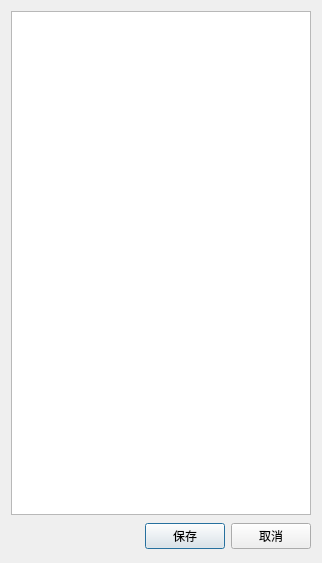
<?xml version="1.0" encoding="UTF-8"?>
<ui version="4.0">
 <class>PickPointUI</class>
 <widget class="QDialog" name="PickPointUI">
  <property name="geometry">
   <rect>
    <x>0</x>
    <y>0</y>
    <width>322</width>
    <height>563</height>
   </rect>
  </property>
  <property name="windowTitle">
   <string>选取数据点</string>
  </property>
  <layout class="QVBoxLayout" name="verticalLayout">
   <item>
    <widget class="QTreeView" name="treeView"/>
   </item>
   <item>
    <layout class="QHBoxLayout">
     <property name="spacing">
      <number>6</number>
     </property>
     <property name="margin">
      <number>0</number>
     </property>
     <item>
      <spacer>
       <property name="orientation">
        <enum>Qt::Horizontal</enum>
       </property>
       <property name="sizeHint" stdset="0">
        <size>
         <width>131</width>
         <height>31</height>
        </size>
       </property>
      </spacer>
     </item>
     <item>
      <widget class="QPushButton" name="okButton">
       <property name="text">
        <string>保存</string>
       </property>
      </widget>
     </item>
     <item>
      <widget class="QPushButton" name="cancelButton">
       <property name="text">
        <string>取消</string>
       </property>
      </widget>
     </item>
    </layout>
   </item>
  </layout>
 </widget>
 <resources/>
 <connections>
  <connection>
   <sender>okButton</sender>
   <signal>clicked()</signal>
   <receiver>PickPointUI</receiver>
   <slot>accept()</slot>
   <hints>
    <hint type="sourcelabel">
     <x>278</x>
     <y>253</y>
    </hint>
    <hint type="destinationlabel">
     <x>96</x>
     <y>254</y>
    </hint>
   </hints>
  </connection>
  <connection>
   <sender>cancelButton</sender>
   <signal>clicked()</signal>
   <receiver>PickPointUI</receiver>
   <slot>reject()</slot>
   <hints>
    <hint type="sourcelabel">
     <x>369</x>
     <y>253</y>
    </hint>
    <hint type="destinationlabel">
     <x>179</x>
     <y>282</y>
    </hint>
   </hints>
  </connection>
 </connections>
</ui>
